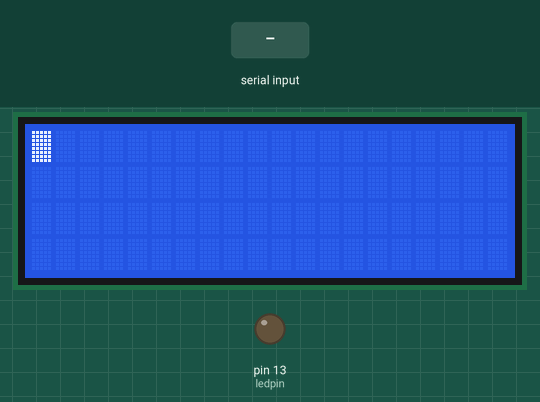
A sketch run on a simulated Arduino Uno, built with avr-gcc and run on an emulated ATmega328P. On the bench: 20×4 character LCD, output pins drawn as LEDs (lit = HIGH). The inputs (shaded band) are chosen by the test bench. What the sketch prints to the serial monitor is not drawn.

Above: at 1.26 s.
1.3 s: "1\n" received over Serial
At 1.58 s:
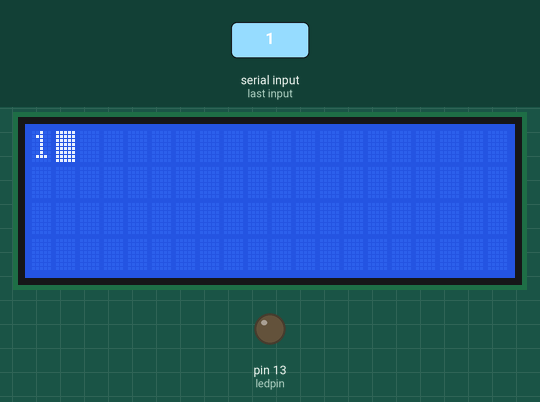
2.8 s: byte 10 ('\n') received over Serial
At 3.02 s:
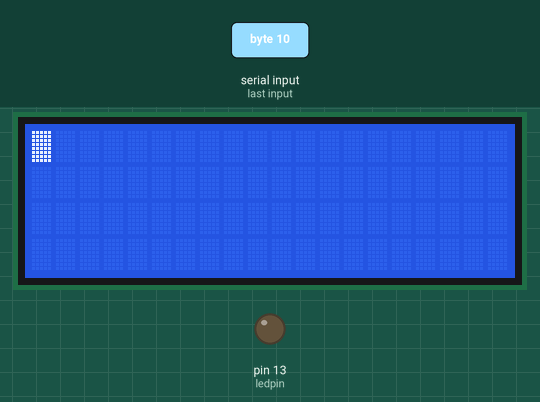
Timing chart, 0 to 5.8 s (numbered marks = the images above; inputs shaded):
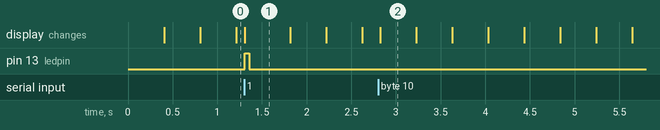

The sketch:

lcd_animation_with_sound.ino
```cpp
#include <Wire.h>
#include <LiquidCrystal_PCF8574.h>

LiquidCrystal_PCF8574 lcd(0x3F);
# define ledpin 13

int show;
String str;
char c ;
int previousMillis = 0;        // will store last time LED was updated
int interval = 200;           // interval at which to blink (milliseconds)
void setup()
{
  int error;
  Serial.begin(115200);
  Serial.println("LCD...");
  while (! Serial);
  Serial.println("Dose: check for LCD");
  pinMode(ledpin,OUTPUT);
  Wire.begin();
  Wire.beginTransmission(0x3F);
  error = Wire.endTransmission();
  Serial.print("Error: ");
  Serial.print(error);

  if (error == 0) {
    Serial.println(": LCD found.");

  } else {
    Serial.println(": LCD not found.");
  }

  lcd.begin(20, 4); // initialize the lcd
  show = 0;
}

void loop()
{
  lcd.blink();
  unsigned int currentMillis = millis();

  if(currentMillis - previousMillis > interval) {
    // save the last time you blinked the LED
    previousMillis = currentMillis;
    lcd.noBlink();
  }
  lcd.setBacklight(255);

  while(Serial.available())
    {
      char c = Serial.read();

      if(c =='\n')
        {
          lcd.clear();
          lcd.home();
          char responce[60];
          str.toCharArray(responce,60);
          uint8_t i=0;
          while(responce[i] != '\0')
          {
            lcd.print(responce[i]);
            digitalWrite(ledpin,HIGH);
            lcd.blink();
            delay(50);
            digitalWrite(ledpin,LOW);
            delay(50);
            lcd.noBlink();
            i++;
            }

          str = "";
         }
         else
         {
          str +=c;
          }
      }
}
```

Measured:
- after the input at 1.3 s, pin 13 (ledpin): LOW → HIGH at once, → LOW 0.05 s later; the display: changes at once (image 1)
- after the input at 2.8 s, the display: changes at once (image 2)
- what the display in image 1 shows lasts 0.5 s, from 1.3 s to 1.8 s
- what the display in image 2 shows lasts 0.4 s, from 2.8 s to 3.2 s
